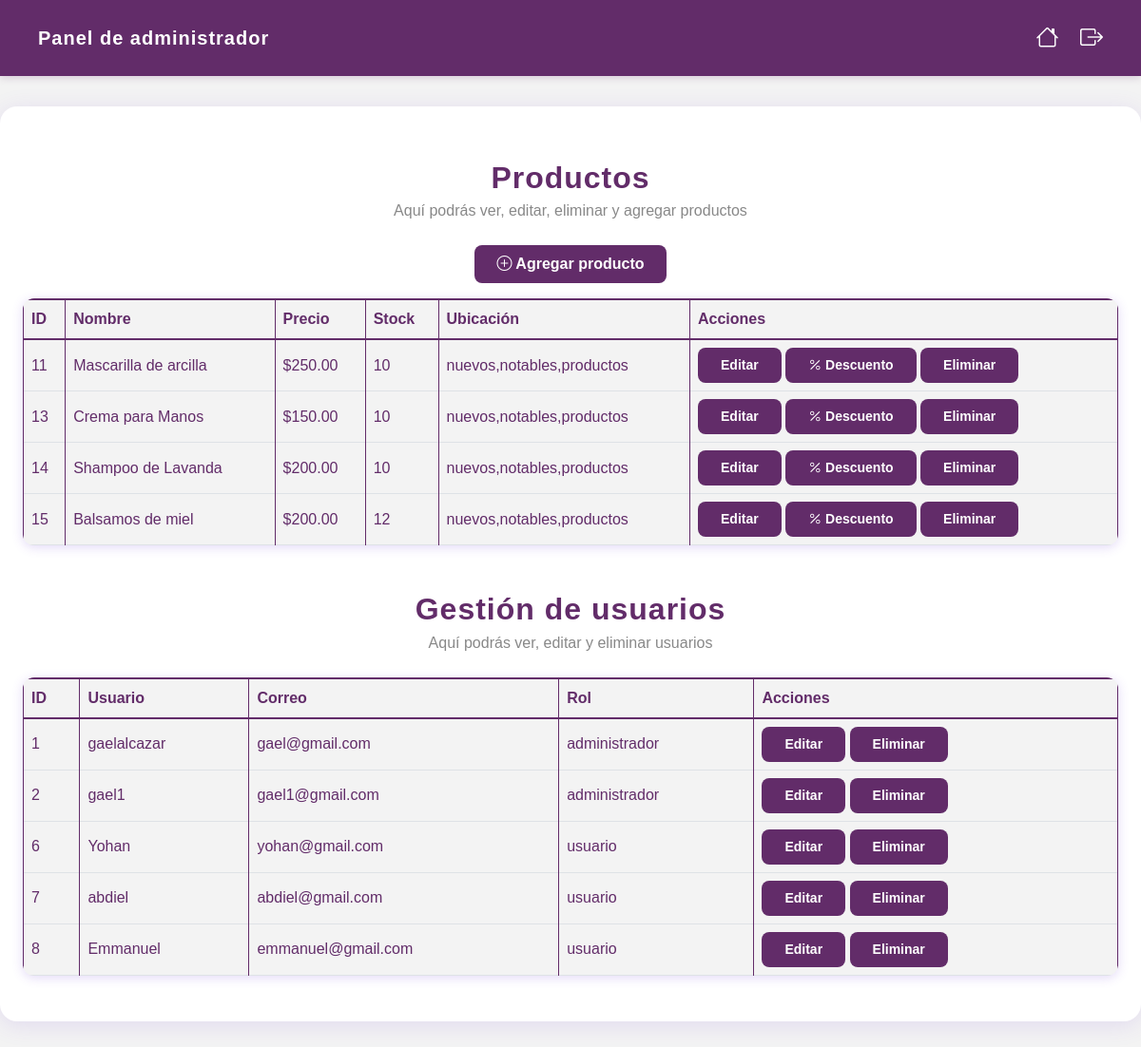
/views/p.administrador.php (signed in), run on the app's committed database.
### tables this page shows
CREATE TABLE `productos` (
  `id` int NOT NULL AUTO_INCREMENT,
  `nombre` varchar(100) NOT NULL,
  `descripcion` text,
  `precio` decimal(10,2) NOT NULL,
  `stock` int NOT NULL DEFAULT '0',
  `imagen` varchar(255) DEFAULT NULL,
  `ubicacion` varchar(255) DEFAULT NULL,
  `creado_en` timestamp NULL DEFAULT CURRENT_TIMESTAMP,
  `descuento` int DEFAULT '0',
  `promocion` tinyint(1) DEFAULT '0',
  PRIMARY KEY (`id`)
);

CREATE TABLE `usuarios` (
  `id` int NOT NULL AUTO_INCREMENT,
  `usuario` varchar(50) NOT NULL,
  `correo` varchar(100) NOT NULL,
  `password` varchar(255) NOT NULL,
  `rol` enum('visitante','usuario','administrador') NOT NULL DEFAULT 'usuario',
  `creado_en` timestamp NULL DEFAULT CURRENT_TIMESTAMP,
  PRIMARY KEY (`id`),
  UNIQUE KEY `usuario` (`usuario`),
  UNIQUE KEY `correo` (`correo`)
);

### models/Producto.php (called while the page is built, shortened)
<?php
class Producto {
    public function obtenerProductos() {
        $conexion = Database::conectar();
        $stmt = $conexion->query("SELECT * FROM productos");
        return $stmt ? $stmt->fetchAll(PDO::FETCH_ASSOC) : [];
    }
}

### models/Usuario.php (called while the page is built, shortened)
<?php
class Usuario {
    public function obtenerTodosLosUsuarios() {
        $conexion = Database::conectar();
        $stmt = $conexion->query("SELECT * FROM usuarios");
        return $stmt ? $stmt->fetchAll(PDO::FETCH_ASSOC) : [];
    }
}

### views/p.administrador.php (the view, shortened to what this page needs)
<?php
require_once __DIR__ . '/../models/Usuario.php';
require_once __DIR__ . '/../models/Producto.php';
$usuarioModel = new Usuario();
$productoModel = new Producto();
$usuarios = $usuarioModel->obtenerTodosLosUsuarios();
$productos = $productoModel->obtenerProductos();
?>
<!DOCTYPE html>
<html lang="es">
<head>
    <link href="https://cdn.jsdelivr.net/npm/bootstrap@5.3.0/dist/css/bootstrap.min.css" rel="stylesheet">
    <link rel="stylesheet" href="https://cdn.jsdelivr.net/npm/bootstrap-icons/font/bootstrap-icons.css">
    <link rel="stylesheet" href="/velora-mvc/public/css/p.administrador.css">
</head>
<body>
    <nav class="navbar navbar-expand-lg navbar-custom">
        <div class="container-fluid p-0">
            <span class="navbar-brand mb-0 h1">Panel de administrador</span>
            <div class="icons-navbar">
                <a href="/velora-mvc/index.php" title="Inicio"><i class="bi bi-house"></i></a>
                <a href="/velora-mvc/app/controllers/LogoutController.php" title="Salir"><i class="bi bi-box-arrow-right"></i></a>
            </div>
        </div>
    </nav>
    <div class="container-admin">
        <h2 class="mt-4 mb-1 text-center">Productos</h2>
        <p class="mb-4 text-muted text-center">Aquí podrás ver, editar, eliminar y agregar productos</p>
        <div class="d-flex justify-content-center align-items-center mb-3">
            <button type="button" class="btn btn-blue" data-bs-toggle="modal" data-bs-target="#modalAgregarProducto">
              <i class="bi bi-plus-circle"></i> Agregar producto
            </button>
        </div>
        <table class="table table-bordered table-hover">
            <thead class="table-primary">
                <tr>
                    <th>ID</th>
                    <th>Nombre</th>
                    <th>Precio</th>
                    <th>Stock</th>
                    <th>Ubicación</th>
                    <th>Acciones</th>
                </tr>
            </thead>
            <tbody>
                <?php if (!empty($productos)): ?>
                    <?php foreach ($productos as $producto): ?>
                        <tr id="producto-row-<?= $producto['id'] ?>"<?= (!empty($producto['promocion']) && $producto['promocion'] == 1) ? ' class="promocion"' : '' ?>>
                            <td><?= htmlspecialchars($producto['id']) ?></td>
                            <td><?= htmlspecialchars($producto['nombre']) ?></td>
                            <td>
                                <?php if (!empty($producto['descuento']) && $producto['descuento'] > 0): ?>
                                    <span class="text-muted text-decoration-line-through">
                                        $<?= number_format($producto['precio'], 2) ?>
                                    </span>
                                    <span class="fw-bold ms-2 text-success">
                                        $<?= number_format($producto['precio'] * (1 - $producto['descuento']/100), 2) ?>
                                    </span>
                                    <span class="badge bg-success"><?= $producto['descuento'] ?>% OFF</span>
                                <?php else: ?>
                                    $<?= number_format($producto['precio'], 2) ?>
                                <?php endif; ?>
                            </td>
                            <td><?= htmlspecialchars($producto['stock'] ?? '-') ?></td>
                            <td><?= htmlspecialchars($producto['ubicacion']) ?></td>
                            <td>
                                <a href="#"
                                   class="btn btn-sm btn-primary editar-producto-btn"
                                   data-id="<?= $producto['id'] ?>"
                                   data-nombre="<?= htmlspecialchars($producto['nombre']) ?>"
                                   data-precio="<?= htmlspecialchars($producto['precio']) ?>"
                                   data-stock="<?= htmlspecialchars($producto['stock']) ?>"
                                   data-ubicacion="<?= htmlspecialchars($producto['ubicacion']) ?>"
                                   data-descuento="<?= htmlspecialchars($producto['descuento'] ?? 0) ?>"
                                   data-bs-toggle="modal"
                                   data-bs-target="#modalEditarProducto"
                                >Editar</a>
                                <a href="#"
                                   class="btn btn-sm btn-primary descuento-producto-btn"
                                   data-id="<?= $producto['id'] ?>">
                                   <i class="bi bi-percent"></i> Descuento
                                </a>
                                <a href="/velora-mvc/index.php?controller=admin&action=eliminarProducto&id=<?= $producto['id'] ?>"
                                   class="btn btn-sm btn-danger eliminar-producto-btn">Eliminar</a>
                            </td>
                        </tr>
                    <?php endforeach; ?>
                <?php else: ?>
                    <tr><td colspan="6" class="text-center">No hay productos registrados.</td></tr>
                <?php endif; ?>
            </tbody>
        </table>
        <h2 class="mt-5 mb-1 text-center">Gestión de usuarios</h2>
        <p class="mb-4 text-muted text-center">Aquí podrás ver, editar y eliminar usuarios</p>
        <table class="table table-bordered table-hover">
            <thead class="table-primary">
                <tr>
                    <th>ID</th>
                    <th>Usuario</th>
                    <th>Correo</th>
                    <th>Rol</th>
                    <th>Acciones</th>
                </tr>
            </thead>
            <tbody>
                <?php if (!empty($usuarios)): ?>
                    <?php foreach ($usuarios as $usuario): ?>
                        <tr>
                            <td><?= htmlspecialchars($usuario['id']) ?></td>
                            <td><?= htmlspecialchars($usuario['usuario']) ?></td>
                            <td><?= htmlspecialchars($usuario['correo']) ?></td>
                            <td><?= htmlspecialchars($usuario['rol']) ?></td>
                            <td>
                                <a href="#"
                                   class="btn btn-sm btn-primary editar-usuario-btn"
                                   data-id="<?= $usuario['id'] ?>"
                                   data-nombre="<?= htmlspecialchars($usuario['usuario']) ?>"
                                   data-correo="<?= htmlspecialchars($usuario['correo']) ?>"
                                   data-rol="<?= htmlspecialchars($usuario['rol']) ?>"
                                   data-bs-toggle="modal"
                                   data-bs-target="#modalEditarUsuario"
                                >Editar</a>
                                <a href="/velora-mvc/index.php?controller=admin&action=eliminarUsuario&id=<?= $usuario['id'] ?>"
                                   class="btn btn-sm btn-danger"
                                   onclick="return confirm('¿Seguro que deseas eliminar este usuario?')">
                                   Eliminar
                                </a>
                            </td>
                        </tr>
                    <?php endforeach; ?>
                <?php else: ?>
                    <tr><td colspan="5" class="text-center">No hay usuarios registrados.</td></tr>
                <?php endif; ?>
            </tbody>
        </table>
    </div>
</body>
</html>

### public/css/p.administrador.css (style rules this page uses)
:root { --velora-morado: #6d3bd6; --velora-morado-claro: #8c5cf7; --velora-morado-muy-claro: #e3d6fa; --velora-blanco: #fff; --velora-gris: #888; --velora-fondo: #f3f3f3; --velora-morado-nav: #622c69; }
body { background: var(--velora-fondo); font-family: 'Montserrat', Arial, sans-serif; }
.navbar-custom { background: var(--velora-morado-nav); color: var(--velora-blanco); box-shadow: 0 2px 8px #622c6933; min-height: 80px; padding-left: 40px; padding-right: 40px; display: flex; align-items: center; }
.navbar-brand { color: var(--velora-blanco) !important; font-weight: bold; letter-spacing: 1px; }
.icons-navbar a { color: var(--velora-blanco); font-size: 1.5rem; margin-left: 18px; transition: color 0.2s; }
.container-admin { background: var(--velora-blanco); border-radius: 18px; box-shadow: 0 4px 24px #6d3bd622; padding: 32px 24px; margin: 32px auto; max-width: 1200px; }
h2, .titulo-productos, .titulo-usuarios { color: var(--velora-morado-nav); font-weight: 700; letter-spacing: 1px; }
.table { background: #f3f3f3; border-radius: 12px; overflow: hidden; box-shadow: 0 2px 12px #6d3bd633; }
.table th, .table td { vertical-align: middle !important; font-size: 1rem; color: #622c69 !important; background: #f3f3f3 !important; border-color: #622c69 !important; }
.table th { border-bottom: 2px solid #622c69 !important; border-top: 2px solid #622c69 !important; }
.table-primary { background: #f3f3f3 !important; color: #622c69 !important; font-weight: 600; }
.btn-blue, .btn-primary, .btn-danger { background: var(--velora-morado-nav); color: var(--velora-blanco) !important; border: none; font-weight: 600; border-radius: 8px; padding: 8px 24px; transition: background 0.2s; }
.text-muted { color: var(--velora-gris) !important; }

### data on the page
productos: id "11", nombre "Mascarilla de arcilla", precio "250.00", stock "10", ubicacion "nuevos,notables,productos"
productos: id "13", nombre "Crema para Manos", precio "150.00", stock "10", ubicacion "nuevos,notables,productos"
productos: id "14", nombre "Shampoo de Lavanda", precio "200.00", stock "10", ubicacion "nuevos,notables,productos"
productos: id "15", nombre "Balsamos de miel", precio "200.00", stock "12", ubicacion "nuevos,notables,productos"
usuarios: id "1", usuario "gaelalcazar", correo "gael@gmail.com", rol "administrador"
usuarios: id "2", usuario "gael1", correo "gael1@gmail.com", rol "administrador"
usuarios: id "6", usuario "Yohan", correo "yohan@gmail.com", rol "usuario"
usuarios: id "7", usuario "abdiel", correo "abdiel@gmail.com", rol "usuario"
usuarios: id "8", usuario "Emmanuel", correo "emmanuel@gmail.com", rol "usuario"
